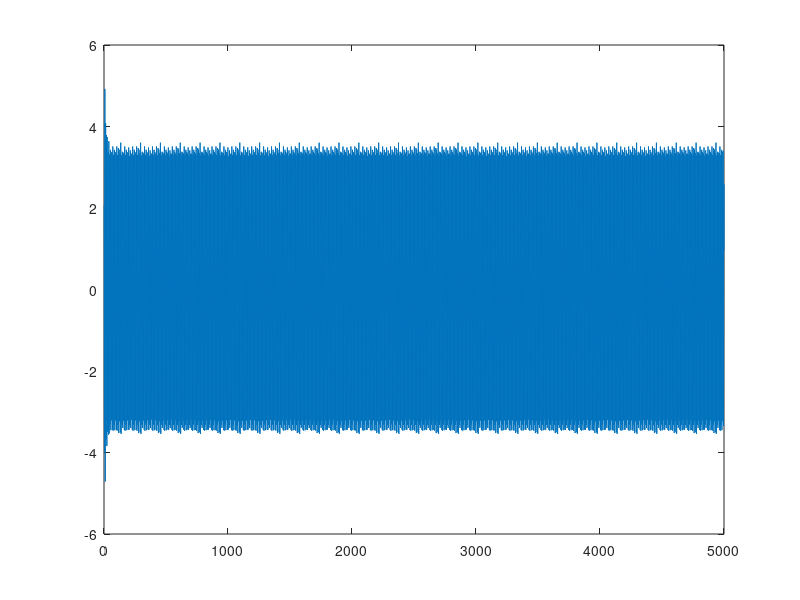

Here is the MATLAB script that generated this plot:
close all
clear all
clc

% Choose how much amplitude and phase mismatch between local oscillator
% signals
ampl_mismatch_db = 1;  %[dB]
IQ_phase_mismatch = 2; %[degrees]


%% Some parameters
Fs2 = 16e6;
downrate = 200;
Fs = downrate * Fs2;
dT = 1/Fs;
RF_ampl = 2;
LOI_ampl = 1*10^(ampl_mismatch_db/20);
LOQ_ampl = 1;
RF_freq = 2.440e8;


%% Choose which sideband the LO downconverts

% For this sideband, output amplitude should be ~1/2
LO_freq = RF_freq + 2.5e6;

% For this sideband, output amplitude should be ~0
% LO_freq = RF_freq - 2.5e6;


%% Create a complex bandpass FIR filter
Hlp = fir1(28,1e6/(Fs2/2));     % Lowpass prototype
N = length(Hlp)-1;
Fbp = 2.5e6/(Fs2/2);                              % Desired frequency shift
j = complex(0,1);
Hbp = Hlp.*exp(j*Fbp*pi*(0:N));

% View frequency response of filter
% fvtool(Hbp)

% Generate some tone at RF
N = 1e6;
t = 0:dT:(N-1)*dT;
MSK = RF_ampl * sin(2*pi*RF_freq*t);

%% Create LO with amplitude and phase mismatch
LOI = LOI_ampl * sin(2*pi*LO_freq*t)+LOI_ampl;
LOQ = LOQ_ampl * sin(2*pi*LO_freq*t + IQ_phase_mismatch + 90*pi/180)+LOQ_ampl;

%% Downconvert with LO
IFI = LOI .* MSK;
IFQ = LOQ .* MSK;

% Remove high frequency mixing content
[b,a] = butter(5,40e6/(Fs/2));
IFI_filt = filter(b,a,IFI);
IFQ_filt = filter(b,a,IFQ);

% Downsample to 16 MHz before further processing
Iout_un = IFI_filt(1:downrate:end);
Qout_un = IFQ_filt(1:downrate:end);
t = t(1:downrate:end);

%% Quantize
Iout = round(6.5*Iout_un);
Qout = round(6.5*Qout_un);

% Iout = round(6.5*Iout_un-0.5);
% Qout = round(6.5*Qout_un-0.5);


%% Output to hex

Iout_file = Iout + 8;
Qout_file = Qout + 8;

I_hex = dec2hex(Iout_file);
Q_hex = dec2hex(Qout_file);

fileID = fopen('I_uns.txt','w');
fprintf(fileID,'%c\n',I_hex);  
fclose(fileID);

fileID = fopen('Q_uns.txt','w');
fprintf(fileID,'%c\n',Q_hex);  
fclose(fileID);


%% Apply matlab I/Q compensation algorithm
% https://www.mathworks.com/help/comm/ref/comm.iqimbalancecompensator-system-object.html
% M = 1e-3;
% x = zeros(1,length(Iout));
% y = zeros(1,length(Iout));
% w = zeros(1,length(Iout));
% 
% for ii = 1:length(Iout)
%     x(ii) = Iout(ii) + j*Qout(ii);
%     y(ii) = x(ii) + w(ii)*conj(x(ii));
%     
%     w(ii+1) = w(ii) - M*y(ii)^2;
% end
% 
% IFI_filt = real(y);
% IFQ_filt = imag(y);
% 
M = 1/512;
iy = zeros(1,length(Iout));
qy = zeros(1,length(Iout));
wr = zeros(1,length(Iout));
wj = zeros(1,length(Iout));

% for ii = 1:length(Iout)
%     iy(ii) = Iout(ii) + wr(ii)*Iout(ii) + wj(ii)*Qout(ii);
%     qy(ii) = Qout(ii) + wj(ii)*Iout(ii) - wr(ii)*Qout(ii);
%     
%     wr(ii+1) = wr(ii) - M*(iy(ii) + qy(ii))*(iy(ii)-qy(ii));
%     wj(ii+1) = wj(ii) - M*(2*iy(ii)*qy(ii));
% end

product1 = zeros(1,length(Iout));
product2 = zeros(1,length(Iout));
product3 = zeros(1,length(Iout));
product4 = zeros(1,length(Iout));
sum1 = zeros(1,length(Iout));
sum2 = zeros(1,length(Iout));
shifted1 = zeros(1,length(Iout));
shifted2 = zeros(1,length(Iout));
IplusQ = zeros(1,length(Iout));
IminusQ = zeros(1,length(Iout));
IQprod1 = zeros(1,length(Iout));
IQprod2 = zeros(1,length(Iout));

for ii = 1:length(Iout)
    
%     product1(ii) = wr(ii)*Iout(ii);
%     product2(ii) = wj(ii)*Qout(ii);
%     product3(ii) = wj(ii)*Iout(ii);
%     product4(ii) = wr(ii)*Qout(ii);
%     sum1(ii) = product1(ii) + product2(ii);
%     sum2(ii) = product3(ii) - product4(ii);
%     shifted1(ii) = floor(M*sum1(ii));
%     shifted2(ii) = floor(M*sum2(ii));
%     
%     iy(ii) = Iout(ii) + shifted1(ii);
%     qy(ii) = Qout(ii) + shifted2(ii);
    
    
    iy(ii) = Iout(ii) + floor(M*(wr(ii)*Iout(ii) + wj(ii)*Qout(ii)));
    qy(ii) = Qout(ii) + floor(M*(wj(ii)*Iout(ii) - wr(ii)*Qout(ii)));
    
%     IplusQ(ii) = iy(ii) + qy(ii);
%     IminusQ(ii) = iy(ii) - qy(ii);
%     IQprod1(ii) = IplusQ(ii) * IminusQ(ii);
%     IQprod2(ii) = 2 * iy(ii) * qy(ii);
%     
    wr(ii+1) = wr(ii) - IQprod1(ii);
    wj(ii+1) = wj(ii) - IQprod2(ii);
    if(ii < 5000)
        wr(ii+1) = wr(ii) - ((iy(ii) + qy(ii))*(iy(ii)-qy(ii)));
        wj(ii+1) = wj(ii) - ((2*iy(ii)*qy(ii)));
    else
        wr(ii+1) = wr(ii);
        wj(ii+1) = wj(ii);
    end
end

iyout = (iy)/6.5;
qyout = (qy)/6.5;

IFI_filt = iy;
IFQ_filt = qy;
%%
% Filter signal with complex bandpass filter    
Rcoeff = real(Hbp);
Icoeff = imag(Hbp);

x1 = conv(IFI_filt,Rcoeff,'same');
x2 = conv(IFQ_filt,Icoeff,'same');
Iout_final = x1 - x2;

x3 = conv(IFI_filt,Icoeff,'same');
x4 = conv(IFQ_filt,Rcoeff,'same');
Qout_final = x3 + x4;

% Plot the Q channel after the IQ compensation and filtering
figure;plot(Iout_final)
% figure;plot(Qout_final)
